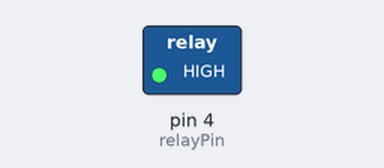
The sketch below on a simulated Arduino Uno, built with avr-gcc and run on an emulated ATmega328P. On the bench: switched loads named in the sketch (green lamp = pin HIGH). Dashed ring = blinking.

Above: at 0.02 s.
Timing chart, 0 to 3.0 s (numbered marks = the images above):
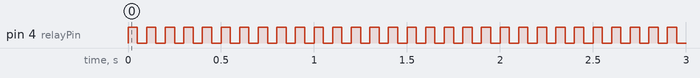

Measured:
- by itself, pin 4 (relayPin): alternates HIGH for 0.05 s and LOW for 0.05 s

The sketch:

relay.ino
```cpp
int relayPin= 4;
void setup() {
  pinMode(relayPin,OUTPUT);

}

void loop() {
  digitalWrite(relayPin,HIGH);
  delay(50);
  digitalWrite(relayPin,LOW);
  delay(50);

}
```
